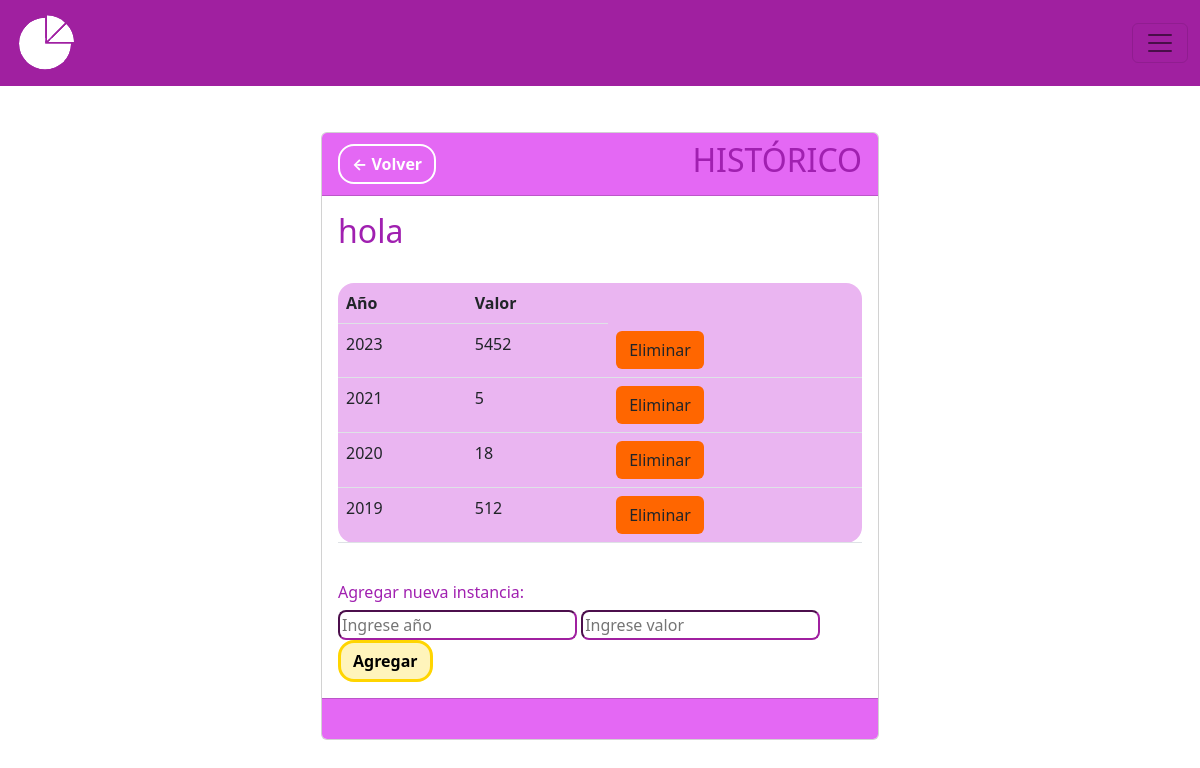
The app's page /historial-metrica/1/, older data.
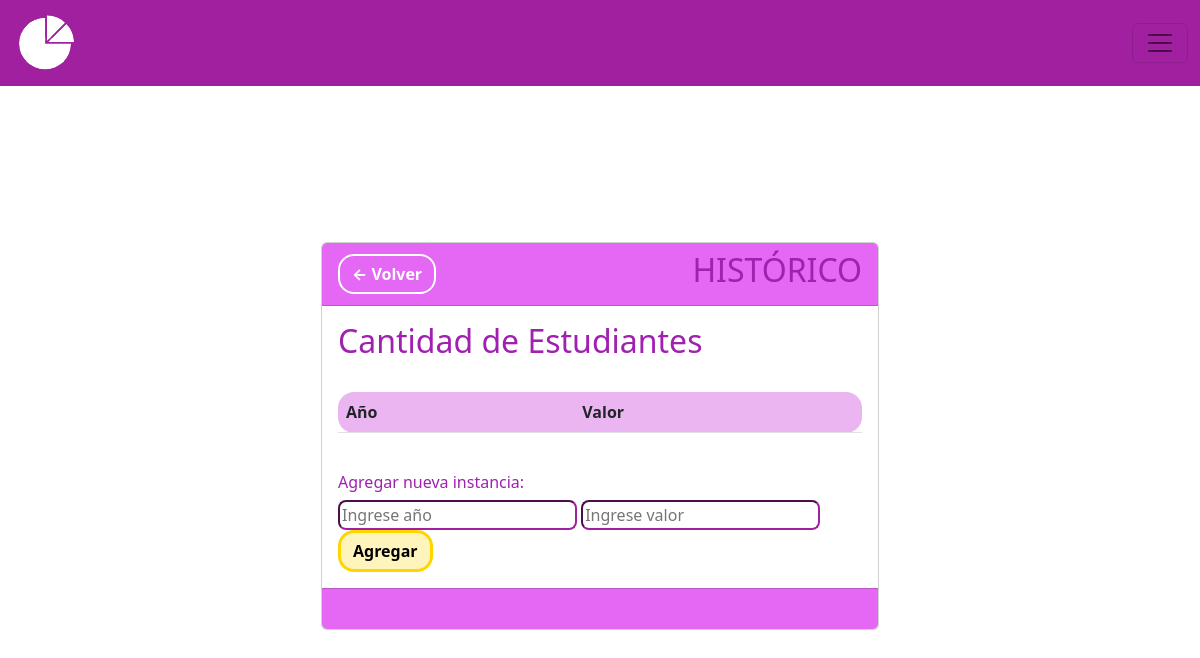
The same page, newer data.
### MIReApp/models.py (models this page shows, shortened)
class Metrica(models.Model):
    id = models.AutoField(primary_key=True)
    titulo = models.CharField(max_length=100,
                              verbose_name='Título',
                              unique= True,
                              validators= [
                                  RegexValidator(regex= r'^[a-zA-Z\s]*$',
                                                 message="El nombre no puede contener caracteres especiales.",
                                                 code='invalid_nombre')
                              ])
    descripcion = models.TextField(max_length=100, verbose_name='Descripción', null=True)
    unidad_medida = models.CharField(max_length=100,
                                        verbose_name='Unidad de Medida',
                                        validators= [
                                            RegexValidator(regex= r'^[a-zA-Z\s]*$',
                                                            message="La unidad de medida no puede contener caracteres especiales",
                                                            code='invalid_nombre')
                                        ])
    valor = models.IntegerField(verbose_name='Valor', validators=[MinValueValidator(0, message="El valor no puede ser negativo")], default=0)
    frecuencia = models.CharField(max_length=10, choices=FRECUENCIAS)
    year = models.PositiveIntegerField(blank=True, null=True,verbose_name='Ingrese año:')

class HistorialMetrica(models.Model):
    metrica = models.ForeignKey(Metrica, on_delete=models.CASCADE)
    año_historico = models.PositiveIntegerField()
    valor_historico = models.PositiveIntegerField(default=0)  # Agrega un valor predeterminado

### MIReApp/views.py (the view, shortened to what this page needs)
# urls.py: path('historial-metrica/<int:metrica_id>/', views.historial_metrica, name='historial_metrica'),
def historial_metrica(request, metrica_id):
    metrica = Metrica.objects.get(id=metrica_id)
    historial = HistorialMetrica.objects.filter(metrica=metrica).order_by('-año_historico')
    return render(request, 'historial_metrica.html', {'metrica': metrica, 'historial': historial})

### MIReApp/templates/historial_metrica.html (shortened to what this page needs)
{% extends "base.html" %}
{% block contenido %}
<br>
<br>
<br>
<center>
<div class="card col-md-6" style="text-align: left;">
    <div class="card-header fw-bold" style="background-color: #e468f4;color: #000000;">
        <div style="display: flex; justify-content: space-between; align-items: center;">
            <span><a href="{% url 'metricas' %}" class="btn btn-secondary rounded-4 fw-bold" style="background-color: transparent; color: #ffff;border-color: #ffff;border-width: 2px;">← Volver</a></span>
            <span><h2>HISTÓRICO</h2></span>
        </div>
    </div>
    <div class="card-body" >
                <body>
                    <h2>{{ metrica.titulo }}</h2>
                    <br>
                    <table class="table rounded-4" style="background-color: #eab5f1; width: flex;">
                        <tr>
                            <th>Año</th>
                            <th>Valor</th>
                        </tr>
                        {% for item in historial %}
                            <tr>
                                <td scope="row">{{ item.año_historico }}</td>
                                <td>{{ item.valor_historico }}</td>
                                <td><a class="btn eliminar-btn" data-id="{{ item.id }}" style="background-color: #f60;" role="button">Eliminar</a></td>
                            </tr>
                        {% endfor %}
                    </table>
                    <br>
                    <h6>Agregar nueva instancia:</h6>
                    <form method="post">
                        <input type="number" name="nuevo_año" required class="rounded-3"  placeholder="Ingrese año" style="border-color: #a020a0;">
                        <input type="number" name="nuevo_valor" required class="rounded-3" placeholder="Ingrese valor" style="border-color: #a020a0;">
                        <button type="submit" class="btn rounded-4 fw-bold" style="background-color: #fff4bb;color: #000000;border-color: #ffd500;border-width: 3px;">Agregar</button>
                    </form>
                </body>
    </div>
    <div class="card-footer text-muted" style="background-color: #e468f4;">
        <br>
    </div>
</div>
<br>
</center>
{% endblock %}

Row changes from the older to the newer data that the page shows:
removed HistorialMetrica: año_historico "2023", valor_historico "5452"
removed HistorialMetrica: año_historico "2021", valor_historico "5"
removed HistorialMetrica: año_historico "2020", valor_historico "18"
removed HistorialMetrica: año_historico "2019", valor_historico "512"
changed Metrica: titulo "hola" → "Cantidad de Estudiantes"
